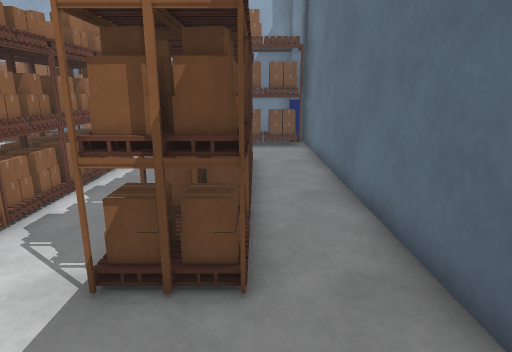
View 1 (above)

19 first-person views from a walk through a world built for the Gazebo simulator. The camera is 1.2 m above the floor, tilts 14° down and sees 75° across. The floor is counted in squares, 0.5 m on a side. Each view is taken from the middle of a square. On the plan, view 1 faces up. The plan holds only what a view shows up to about 19 squares ahead; the rest is blank. Surface patterns are stand-ins for the level's own textures.

View 2
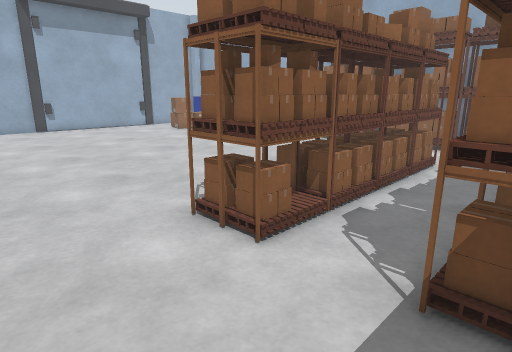

View 3
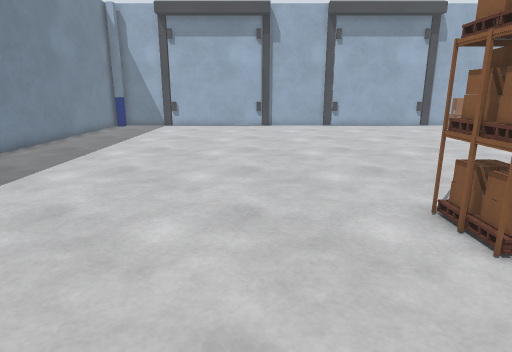

View 4
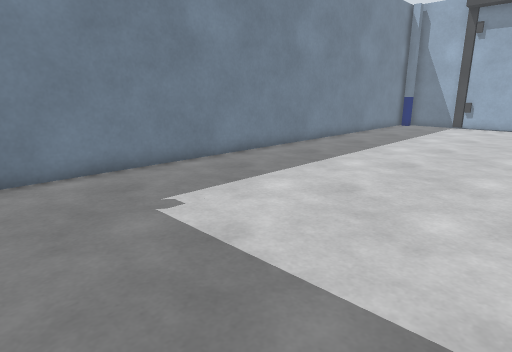

View 5
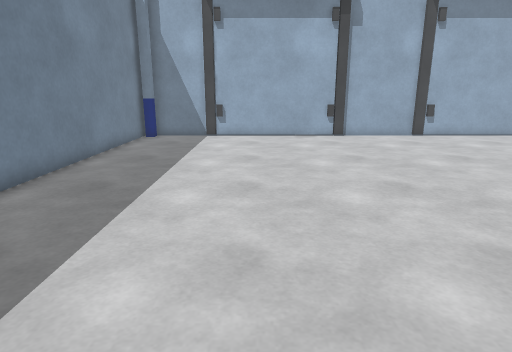

View 6
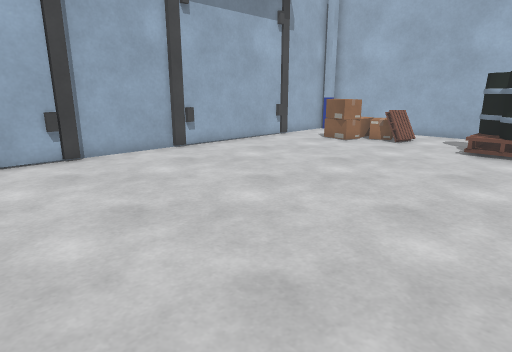

View 7
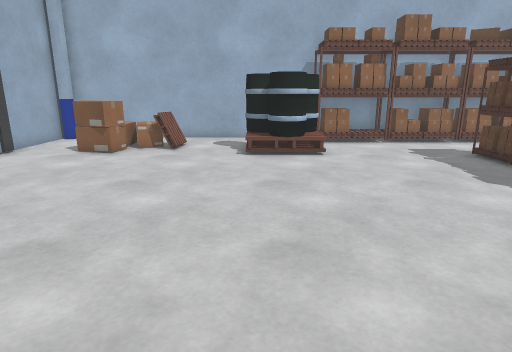

View 8
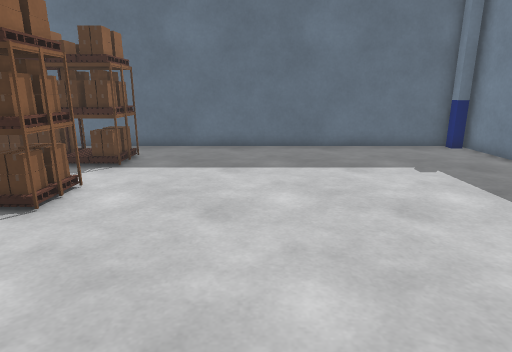

View 9
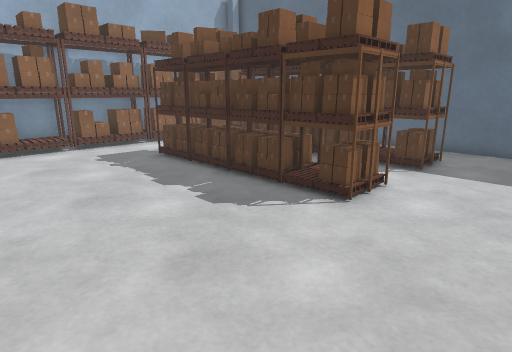

View 10
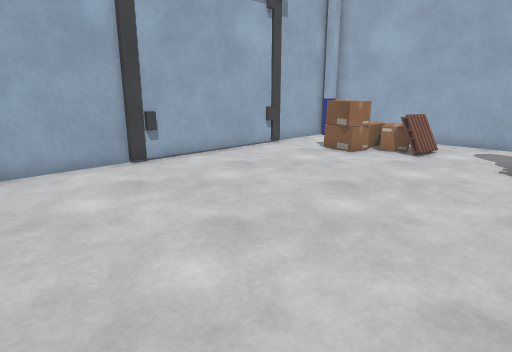

View 11
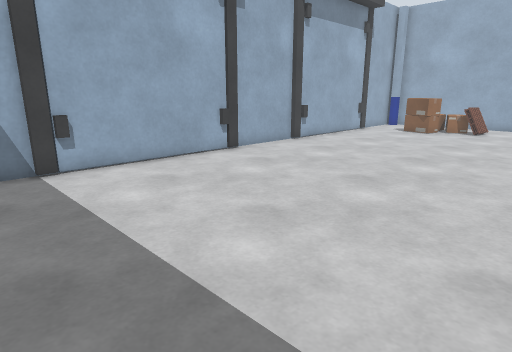

View 12
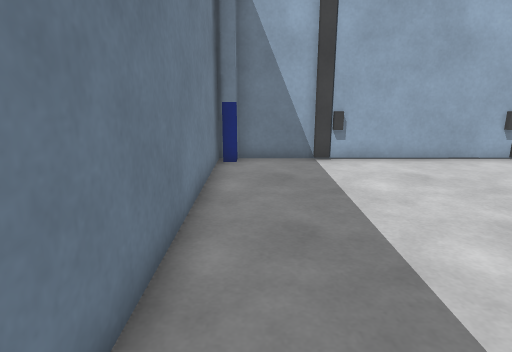

View 13
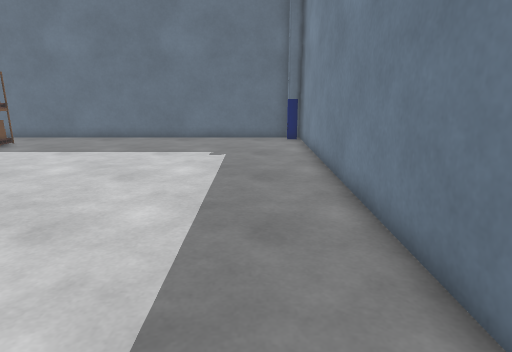

View 14
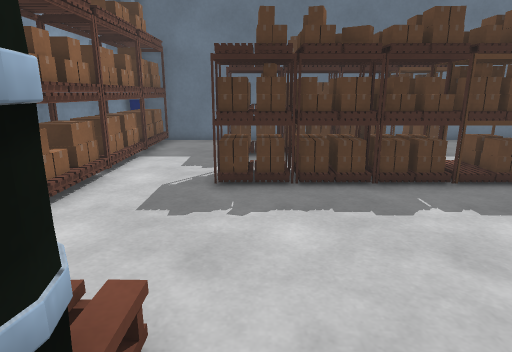

View 15
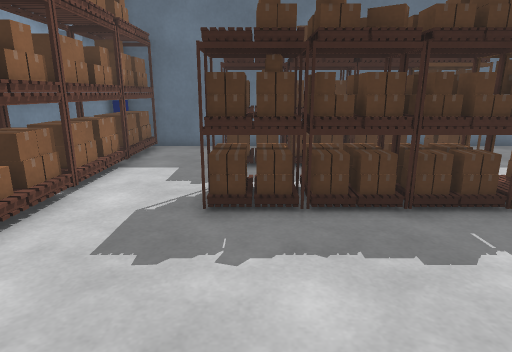

View 16
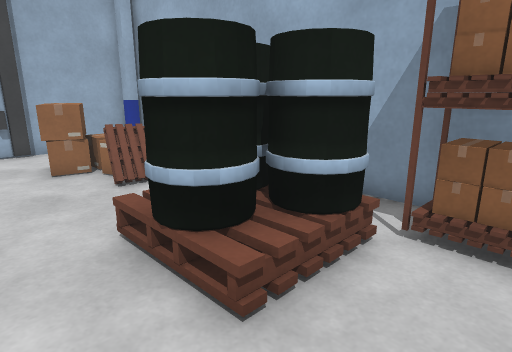

View 17
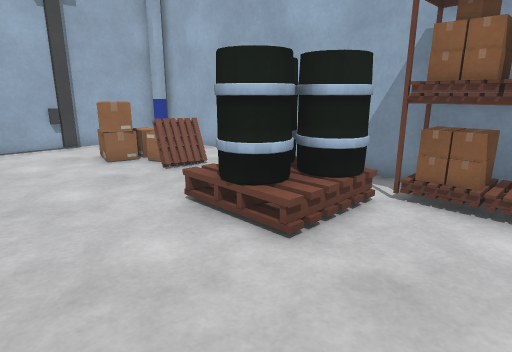

View 18
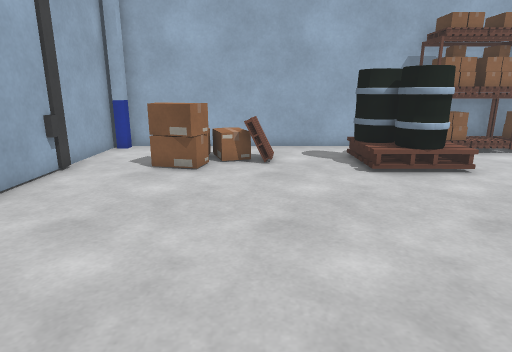

View 19
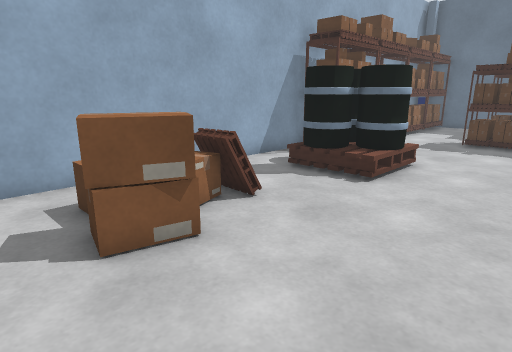

### Floor plan
Key: @ floor where view 1 was taken; # wall or solid block; . floor; = window, fence, low wall or low ledge.
Columns run from 26 left of view 1 to 3 right of it. Each row starts with its distance up from view 1.
 18  ##############
 17 ##............##
 16 #.............################
 15 #...====...####..............#
 14 #...=#==...####..............#
 13 #...==.....###=..............#
 12 ##.........=##=.....##..###..#
 11  #..................##..###..#
 10  #..................##..###..#
  9  #..................##..###..#
  8  #..................##..###..#
  7  #..................##..###..#
  6  #..................##..###..#
  5 ##..................##..###..#
  4 #...................##..###..#
  3 #............................#
  2 #............................#
  1 ##...........................#
  0  #........................@..#
 -1  #...........................#
 -2  #...........................#
 -3  #...........................#
 -4  #...........................#
 -5  #...........................#
 -6 ##...........................#
 -7 #............................#
 -8 #............................#
 -9 #............................#
-10 ##..........................##
-11  ############################

Where each view was taken, in squares from view 1:
view 1: 0 up, 0 right, facing up
view 2: 0 up, 1 left, facing up-left
view 3: 0 up, 0 right, facing left
view 4: 0 up, 1 right, facing down-left
view 5: 4 down, 6 left, facing left
view 6: 3 down, 12 left, facing up-left
view 7: 1 down, 15 left, facing up
view 8: 1 down, 13 left, facing right
view 9: 0 up, 13 left, facing up-right
view 10: 0 up, 14 left, facing up-left
view 11: 9 down, 14 left, facing up-left
view 12: 9 down, 13 left, facing left
view 13: 8 down, 16 left, facing right
view 14: 11 up, 15 left, facing right
view 15: 11 up, 13 left, facing right
view 16: 10 up, 10 left, facing up-left
view 17: 8 up, 9 left, facing up-left
view 18: 2 up, 19 left, facing up
view 19: 8 up, 24 left, facing up-right
